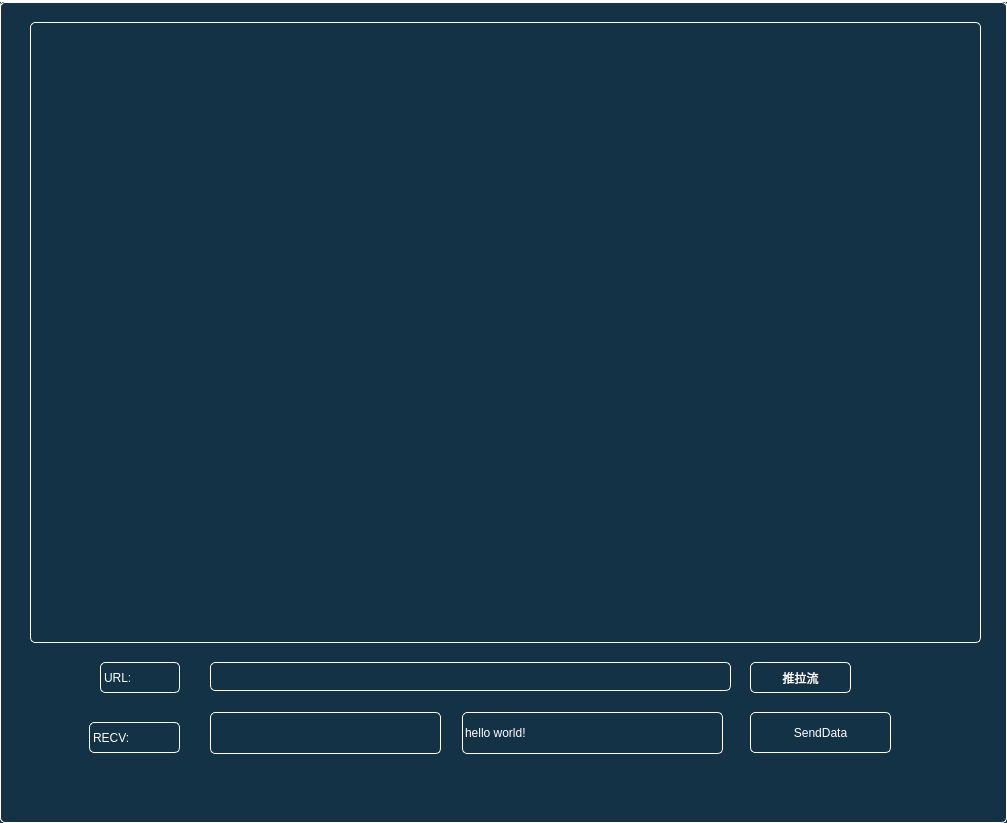
<?xml version="1.0" encoding="UTF-8"?>
<ui version="4.0">
 <class>RecordMainWindow</class>
 <widget class="QMainWindow" name="RecordMainWindow">
  <property name="geometry">
   <rect>
    <x>0</x>
    <y>0</y>
    <width>1007</width>
    <height>823</height>
   </rect>
  </property>
  <property name="windowTitle">
   <string>Webrtc p2p互动直播demo</string>
  </property>
  <property name="styleSheet">
   <string notr="true">QWidget, QLabel{
                        color:white;
                        border: 1px solid white;
                        padding:0;
                        border-radius:5px;
							background-color:rgb(20,50,70);
                      /**  background-color:rgba(250,170,0,150);**/
  }

/*TabWidget*/
QTabWidget{
/*给tabwidget设置etAttribute(Qt::WA_StyledBackground)*/
border: 1px solid white;
background-color:rgb(20,50,70);
}
QTabWidget::tab-bar{
alignment:left;
left:1px;
}
QTabWidget::pane { 
/*background-color:rgb(20,50,70);*/
border:1px solid white;
} 
QTabBar{
/*只有有按钮的地方才是tabbar，空白处是tabwidget的*/
background-color:white;
}
QTabBar::tab{/*页签*/
min-height:28px;
padding:0 10px;
border:0;
margin:1px 1px 0 0;
background-color:rgb(20,50,70);
}
QTabBar::tab:first{
margin-left:1px;
}
QTabBar::tab:hover{
color:cyan;
}
QTabBar::tab:selected{
background-color: rgb(20, 100, 150);
}
QTabBar::tab:selected:hover{
}

QTabBar::tear{
}
QTabBar::scroller{
}
QMenu {
     background-color: rgb(20,50,70); /* sets background of the menu 设置整个菜单区域的背景色，我用的是白色：white*/
     border: 1px solid white;/*整个菜单区域的边框粗细、样式、颜色*/
 }
  
 QMenu::item {
     /* sets background of menu item. set this to something non-transparent
         if you want menu color and menu item color to be different */
     background-color: transparent;
     padding:8px 32px;/*设置菜单项文字上下和左右的内边距，效果就是菜单中的条目左右上下有了间隔*/
     margin:0px 8px;/*设置菜单项的外边距*/
     border-bottom:1px solid #DBDBDB;/*为菜单项之间添加横线间隔*/
 }
  
 QMenu::item:selected { /* when user selects item using mouse or keyboard */
     background-color: #2dabf9;/*这一句是设置菜单项鼠标经过选中的样式*/
 }</string>
  </property>
  <widget class="QWidget" name="centralwidget">
   <widget class="QPushButton" name="m_b_pushplay">
    <property name="geometry">
     <rect>
      <x>750</x>
      <y>660</y>
      <width>101</width>
      <height>31</height>
     </rect>
    </property>
    <property name="text">
     <string>推拉流</string>
    </property>
   </widget>
   <widget class="QFrame" name="vdMain">
    <property name="geometry">
     <rect>
      <x>30</x>
      <y>20</y>
      <width>951</width>
      <height>621</height>
     </rect>
    </property>
    <property name="frameShape">
     <enum>QFrame::StyledPanel</enum>
    </property>
    <property name="frameShadow">
     <enum>QFrame::Raised</enum>
    </property>
   </widget>
   <widget class="QLabel" name="m_l_url">
    <property name="geometry">
     <rect>
      <x>100</x>
      <y>660</y>
      <width>80</width>
      <height>31</height>
     </rect>
    </property>
    <property name="text">
     <string>URL:</string>
    </property>
   </widget>
   <widget class="QLineEdit" name="m_url">
    <property name="geometry">
     <rect>
      <x>210</x>
      <y>660</y>
      <width>521</width>
      <height>29</height>
     </rect>
    </property>
   </widget>
   <widget class="QLineEdit" name="m_t_data">
    <property name="geometry">
     <rect>
      <x>462</x>
      <y>710</y>
      <width>261</width>
      <height>42</height>
     </rect>
    </property>
    <property name="text">
     <string>hello world!</string>
    </property>
   </widget>
   <widget class="QLabel" name="m_l_url_2">
    <property name="geometry">
     <rect>
      <x>89</x>
      <y>720</y>
      <width>91</width>
      <height>31</height>
     </rect>
    </property>
    <property name="text">
     <string>RECV:</string>
    </property>
   </widget>
   <widget class="QLineEdit" name="m_t_recv">
    <property name="geometry">
     <rect>
      <x>210</x>
      <y>710</y>
      <width>231</width>
      <height>42</height>
     </rect>
    </property>
   </widget>
   <widget class="QPushButton" name="m_b_senddata">
    <property name="geometry">
     <rect>
      <x>750</x>
      <y>710</y>
      <width>141</width>
      <height>41</height>
     </rect>
    </property>
    <property name="text">
     <string>SendData</string>
    </property>
   </widget>
  </widget>
  <widget class="QMenuBar" name="menubar">
   <property name="geometry">
    <rect>
     <x>0</x>
     <y>0</y>
     <width>1007</width>
     <height>50</height>
    </rect>
   </property>
  </widget>
 </widget>
 <resources/>
 <connections/>
</ui>
